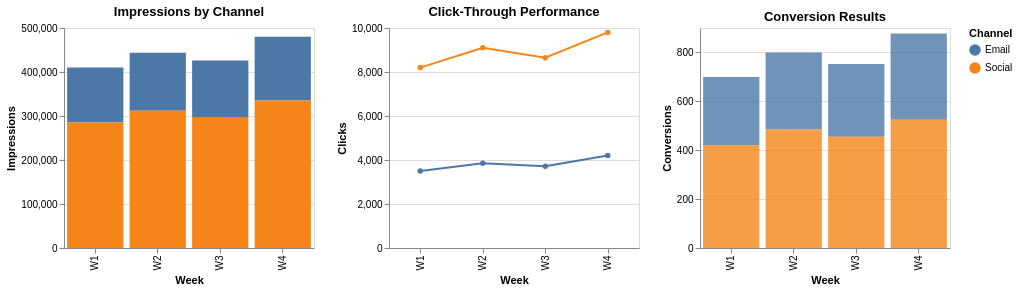

Vega-Lite specification for this chart:
### Vega-Lite specification from a JSON file in a GitHub repository (floating-point values rounded to 4 significant figures)
{"$schema": "https://vega.github.io/schema/vega-lite/v5.json", "description": "Marketing campaign performance: Email vs Social Media", "data": {"values": [{"week": "W1", "channel": "Email", "impressions": 125000, "clicks": 3500, "conversions": 280}, {"week": "W2", "channel": "Email", "impressions": 132000, "clicks": 3850, "conversions": 315}, {"week": "W3", "channel": "Email", "impressions": 128000, "clicks": 3720, "conversions": 298}, {"week": "W4", "channel": "Email", "impressions": 145000, "clicks": 4200, "conversions": 352}, {"week": "W1", "channel": "Social", "impressions": 285000, "clicks": 8200, "conversions": 420}, {"week": "W2", "channel": "Social", "impressions": 312000, "clicks": 9100, "conversions": 485}, {"week": "W3", "channel": "Social", "impressions": 298000, "clicks": 8650, "conversions": 455}, {"week": "W4", "channel": "Social", "impressions": 335000, "clicks": 9800, "conversions": 525}]}, "hconcat": [{"title": "Impressions by Channel", "mark": "bar", "encoding": {"x": {"field": "week", "type": "ordinal", "axis": {"title": "Week"}}, "y": {"field": "impressions", "type": "quantitative", "axis": {"title": "Impressions", "format": ",.0f"}}, "color": {"field": "channel", "type": "nominal", "legend": {"title": "Channel"}}}, "width": 250, "height": 220}, {"title": "Click-Through Performance", "mark": {"type": "line", "point": true}, "encoding": {"x": {"field": "week", "type": "ordinal", "axis": {"title": "Week"}}, "y": {"field": "clicks", "type": "quantitative", "axis": {"title": "Clicks", "format": ",.0f"}}, "color": {"field": "channel", "type": "nominal"}, "strokeWidth": {"value": 2}}, "width": 250, "height": 220}, {"title": "Conversion Results", "mark": {"type": "bar", "opacity": 0.8}, "encoding": {"x": {"field": "week", "type": "ordinal", "axis": {"title": "Week"}}, "y": {"field": "conversions", "type": "quantitative", "axis": {"title": "Conversions", "format": ",.0f"}}, "color": {"field": "channel", "type": "nominal"}}, "width": 250, "height": 220}]}
